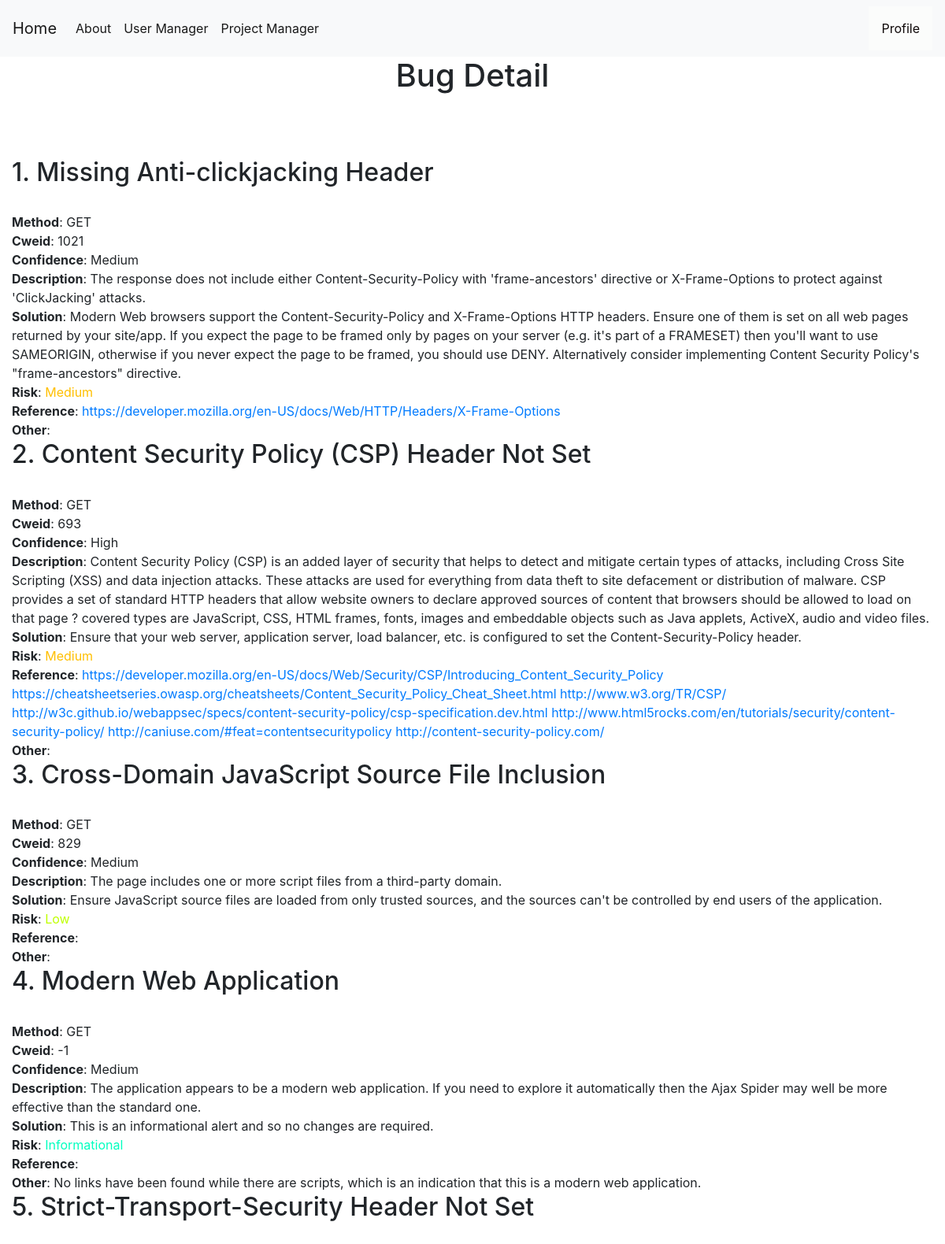
The app's page /bug-detail/2 (signed in, upper part) with its own data.
### tables this page shows
CREATE TABLE bugs (
    bugid INTEGER PRIMARY KEY AUTOINCREMENT,
    requestid INTEGER NOT NULL,
    name TEXT NOT NULL,
    method TEXT NOT NULL,
    cweid TEXT NOT NULL,
    confidence TEXT NOT NULL,
    description TEXT NOT NULL,
    solution TEXT NOT NULL,
    risk TEXT NOT NULL,
    reference TEXT NOT NULL,
    other TEXT NOT NULL,
    pentester INTEGER,
    FOREIGN KEY (pentester) REFERENCES users(userid) ON DELETE CASCADE
    FOREIGN KEY (requestid) REFERENCES requests(requestid) ON DELETE CASCADE
);

### app.py (the view)
@app.route('/bug-detail/<int:id>', methods=('GET', 'POST'))
def bug_detail(id):
    msg = ''
    conn = get_db_connection()
    if session["userid"] == None:
        return redirect(url_for('login'))
    conn = get_db_connection()
    bugs = total = conn.execute('SELECT * FROM bugs WHERE requestid = ?',(id,)).fetchall()
    return render_template('bug_detail.html',bugs=bugs,msg=msg)

### app.py (called while the page is built)
def get_db_connection():
    conn = sqlite3.connect('database.db')
    conn.row_factory = sqlite3.Row
    return conn

### templates/bug_detail.html (shortened to what this page needs)
{% extends 'base.html' %}
{% block content %}
    <center><h1>{% block title %}  Bug Detail  {% endblock %}</h1></center>
    <link rel= "stylesheet" type= "text/css" href= "{{ url_for('static',filename='css/showuser.css') }}">
  {% for bug in bugs %}
    <h2>{{ loop.index }}. {{bug.name}}</h2></br>
    <b>Method</b>: {{bug.method}}<br>
    <b>Cweid</b>: {{bug.cweid}}</br>
    <b>Confidence</b>: {{bug.confidence}}</br>
    <b>Description</b>: {{bug.description}}</br>
    <b>Solution</b>: {{bug.solution}}</br>
    <b>Risk</b>:
    {% if bug.risk == "Informational" %}
    <a style="color:#00ffbf;">{{bug.risk}}</a></br>
    {% elif bug.risk == "Low" %}
    <a style="color:#bfff00;">{{bug.risk}}</a></br>
    {% elif bug.risk == "Medium" %}
    <a style="color:#ffbf00;">{{bug.risk}}</a></br>
    {% elif bug.risk == "High" %}
    <a style="color:#ff0000;">{{bug.risk}}</a></br>
    {% elif bug.risk == "Critical" %}
    <a style="color:#8000ff;" >{{bug.risk}}</a></br>
    {% endif %}
    <b>Reference</b>: <a href="{{bug.reference}}">{{bug.reference}}</a></br>
    <b>Other</b>: {{bug.other}}</br>
  {% endfor %}
{% endblock %}

### static/css/style.css (style rules this page uses)
body { min-height: 100vh; height: 100%; margin: 0; z-index: 10; display: grid; grid-template-rows: auto 1fr auto; }
body { display: flex; flex-direction: column; }

### records on screen
bugs: name "Missing Anti-clickjacking Header", method "GET", cweid "1021", confidence "Medium", description "The response does not include either Content-Security-Policy with 'frame-ancestors' directive or X-Frame-Options to protect against 'ClickJacking' attacks.", solution "Modern Web browsers support the Content-Security-Policy and X-Frame-Options HTTP headers. Ensure one of them is set on all web pages returned by your site/app. If you expect the page to be framed only by pages on your server (e.g. it's part of a FRAMESET) then you'll want to use SAMEORIGIN, otherwise if you never expect the page to be framed, you should use DENY. Alternatively consider implementing Content Security Policy's \"frame-ancestors\" directive.", risk "Medium", reference "https://developer.mozilla.org/en-US/docs/Web/HTTP/Headers/X-Frame-Options"
bugs: name "Content Security Policy (CSP) Header Not Set", method "GET", cweid "693", confidence "High", description "Content Security Policy (CSP) is an added layer of security that helps to detect and mitigate certain types of attacks, including Cross Site Scripting (XSS) and data injection attacks. These attacks are used for everything from data theft to site defacement or distribution of malware. CSP provides a set of standard HTTP headers that allow website owners to declare approved sources of content that browsers should be allowed to load on that page ? covered types are JavaScript, CSS, HTML frames, fonts, images and embeddable objects such as Java applets, ActiveX, audio and video files.", solution "Ensure that your web server, application server, load balancer, etc. is configured to set the Content-Security-Policy header.", risk "Medium", reference "https://developer.mozilla.org/en-US/docs/Web/Security/CSP/Introducing_Content_Security_Policy https://cheatsheetseries.owasp.org/cheatsheets/Content_Security_Policy_Cheat_Sheet.html http://www.w3.org/TR/CSP/ http://w3c.github.io/webappsec/specs/content-security-policy/csp-specification.dev.html http://www.html5rocks.com/en/tutorials/security/content-security-policy/ http://caniuse.com/#feat=contentsecuritypolicy http://content-security-policy.com/"
bugs: name "Cross-Domain JavaScript Source File Inclusion", method "GET", cweid "829", confidence "Medium", description "The page includes one or more script files from a third-party domain.", solution "Ensure JavaScript source files are loaded from only trusted sources, and the sources can't be controlled by end users of the application.", risk "Low"
bugs: name "Modern Web Application", method "GET", cweid "-1", confidence "Medium", description "The application appears to be a modern web application. If you need to explore it automatically then the Ajax Spider may well be more effective than the standard one.", solution "This is an informational alert and so no changes are required.", risk "Informational", other "No links have been found while there are scripts, which is an indication that this is a modern web application."
bugs: name "Strict-Transport-Security Header Not Set"
